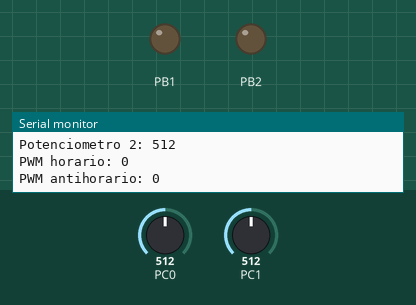
This program was run on a simulated ATmega328P, built with avr-gcc and emulated at 16 MHz. On the bench: output pins drawn as LEDs (lit = HIGH), the last lines printed to the serial monitor. Inputs (shaded band) come from the test bench; at power-on: PC0 = 512, PC1 = 512.

Above: at 1.2 s.
1.3 s: PC0 set to 532
At 2.6 s:
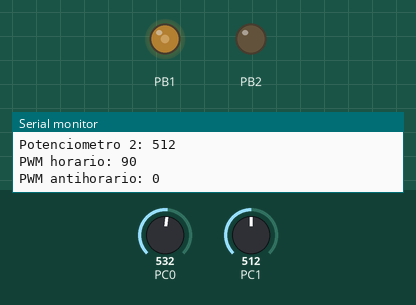
2.9 s: PC1 set to 530
At 4.1 s:
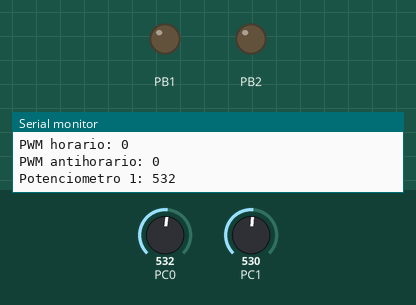
4.5 s: PC0 set to 511
At 5.1 s:
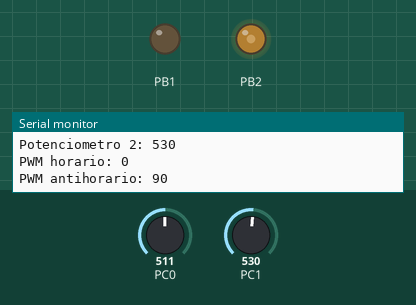
6.1 s: PC1 set to 390
At 6.5 s:
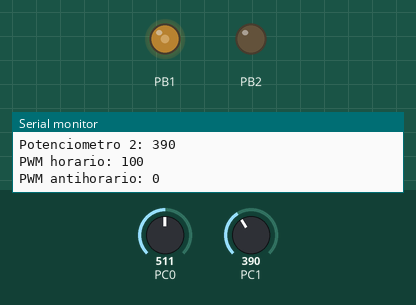
9.1 s: PC0 set to 1010
At 10.4 s:
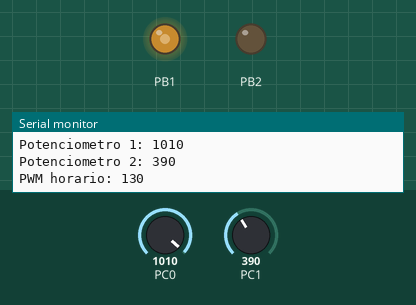
10.7 s: PC0 set to 590
At 12.0 s:
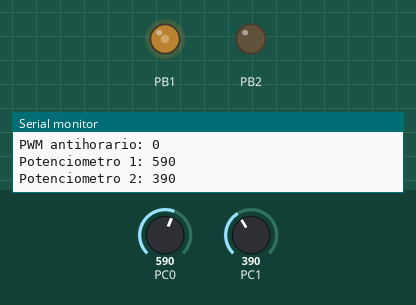
Timing chart, 0 to 13.2 s (numbered marks = the images above; inputs shaded):
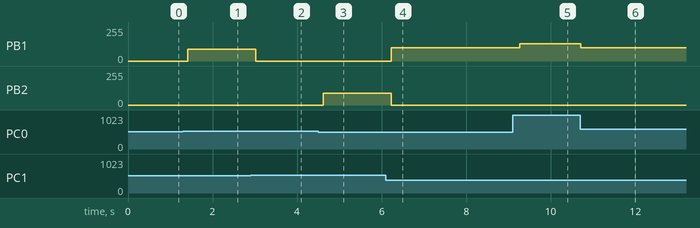

The program:

main.c
```c
/*
 * main.c
 *
 * Created: 10/20/2024 3:14:28 PM
 *  Author: Facundo
 */

#define F_CPU 16000000UL
#include <avr/io.h>
#include <util/delay.h>
#include <stdio.h>
#include <math.h>

#define BAUD 9600
#define bps F_CPU/16/BAUD-1

void setupUSART(unsigned int ubrr) {
	UBRR0H = (unsigned char)(ubrr >> 8);
	UBRR0L = (unsigned char)ubrr;
	UCSR0B = (1 << RXEN0) | (1 << TXEN0);
	UCSR0C = (1 << UCSZ01) | (1 << UCSZ00);
}

void EnviarUSART(unsigned char data) {
	while (!(UCSR0A & (1 << UDRE0)));
	UDR0 = data;
}

void USARTPrint(const char *str) {
	while (*str) {
		EnviarUSART(*str++);
	}
}

uint16_t readAdc(uint8_t channel) {
	ADMUX = (ADMUX & 0xF0) | (channel & 0x0F);
	ADCSRA |= (1 << ADSC);
	while (ADCSRA & (1 << ADSC));
	return ADC;
}

void setupAdc() {
	ADMUX |= (1 << REFS0);
	ADMUX &= ~(1 << ADLAR);
	ADCSRA = (1 << ADEN) | (1 << ADPS2) | (1 << ADPS1);
}

void setupPwm() {
	DDRB |= (1 << PB1) | (1 << PB2);
	TCCR1A |= (1 << WGM10) | (1 << COM1A1) | (1 << COM1B1); // Fast PWM de 8 bits
	TCCR1B |= (1 << WGM12) | (1 << CS11); // Preescaler = 8
}

int main(void) {
	setupUSART(bps);
	setupAdc();
	setupPwm();

	uint16_t valorPWM;
	int x;

	while (1) {
		uint16_t valorPot1 = readAdc(0);
		uint16_t valorPot2 = readAdc(1);

		uint8_t valorPot1Ajustado = (valorPot1/4) - 1;
		uint8_t valorPot2Ajustado = (valorPot2/4) - 1;

		if(valorPot1Ajustado == 255){ // Estas condiciones son para evitar que cuando el sensor este al minimo se detecte como 255
			valorPot1Ajustado = 0;
		}
		if(valorPot2Ajustado == 255){
			valorPot2Ajustado = 0;
		}

		if (valorPot2 < valorPot1) {
			x = valorPot1 - valorPot2;
			valorPWM = fabs(x);
			if((valorPWM < 2) | (valorPWM > 1023)){
				valorPWM = 0;
			}
			if(valorPWM > 1000){
				OCR1B = 0;
				OCR1A = 150; // PWM horario
			} else if(valorPWM > 800){
				OCR1B = 0;
				OCR1A = 140;
			} else if(valorPWM > 600){
				OCR1B = 0;
				OCR1A = 130;
			} else if(valorPWM > 400){
				OCR1B = 0;
				OCR1A = 120;
			} else if(valorPWM > 200){
				OCR1B = 0;
				OCR1A = 110;
			} else if(valorPWM > 100){
				OCR1B = 0;
				OCR1A = 100;
			} else if(valorPWM < 3){ // Para evitar diferencias minimas en los potenciometros
				OCR1B = 0;
				OCR1A = 0;
			} else {
				OCR1B = 0;
				OCR1A = 90;
			}
		} else if (valorPot2 > valorPot1) {
			x = valorPot1 - valorPot2;
			valorPWM = fabs(x);
			if((valorPWM < 2) | (valorPWM > 1023)){
				valorPWM = 0;
			}
			if(valorPWM > 1000){
				OCR1B = 150; // Antihorario
				OCR1A = 0;
			} else if(valorPWM > 800){
				OCR1B = 140;
				OCR1A = 0;
			} else if(valorPWM > 600){
				OCR1B = 130;
				OCR1A = 0;
			} else if(valorPWM > 400){
				OCR1B = 120;
				OCR1A = 0;
			} else if(valorPWM > 200){
				OCR1B = 110;
				OCR1A = 0;
			} else if(valorPWM > 100){
				OCR1B = 100;
				OCR1A = 0;
			} else if (valorPWM < 3){
				OCR1B = 0;
				OCR1A = 0;
			} else {
				OCR1B = 90;
				OCR1A = 0;
			}
		} else {
			OCR1A = 0; // Detener el motor si las posiciones son iguales
			OCR1B = 0;
		}


		char Mensaje[50];
		snprintf(Mensaje, sizeof(Mensaje), "Potenciometro 1: %u\n", valorPot1);
		USARTPrint(Mensaje);
		snprintf(Mensaje, sizeof(Mensaje), "Potenciometro 2: %u\n", valorPot2);
		USARTPrint(Mensaje);
		snprintf(Mensaje, sizeof(Mensaje), "PWM horario: %u\n", OCR1A);
		USARTPrint(Mensaje);
		snprintf(Mensaje, sizeof(Mensaje), "PWM antihorario: %u\n", OCR1B);
		USARTPrint(Mensaje);
		_delay_ms(100);
	}
}
```

Measured:
- the behaviour switches between 514 and 515 on PC0 (found by bisection; images 0 and 1)
- the behaviour switches between 529 and 530 on PC1 (found by bisection; images 1 and 2)
- after the input at 1.3 s, PB1: 0/255 → 90/255 after 0.12 s
- after the input at 2.9 s, PB1: 90/255 → 0/255 after 0.12 s
- after the input at 4.5 s, PB2: 0/255 → 90/255 after 0.12 s
- after the input at 6.1 s, PB1: 0/255 → 100/255 after 0.12 s; PB2: 90/255 → 0/255 after 0.12 s
- after the input at 9.1 s, PB1: 100/255 → 130/255 after 0.17 s
- after the input at 10.7 s, PB1: 130/255 → 100/255 at once
